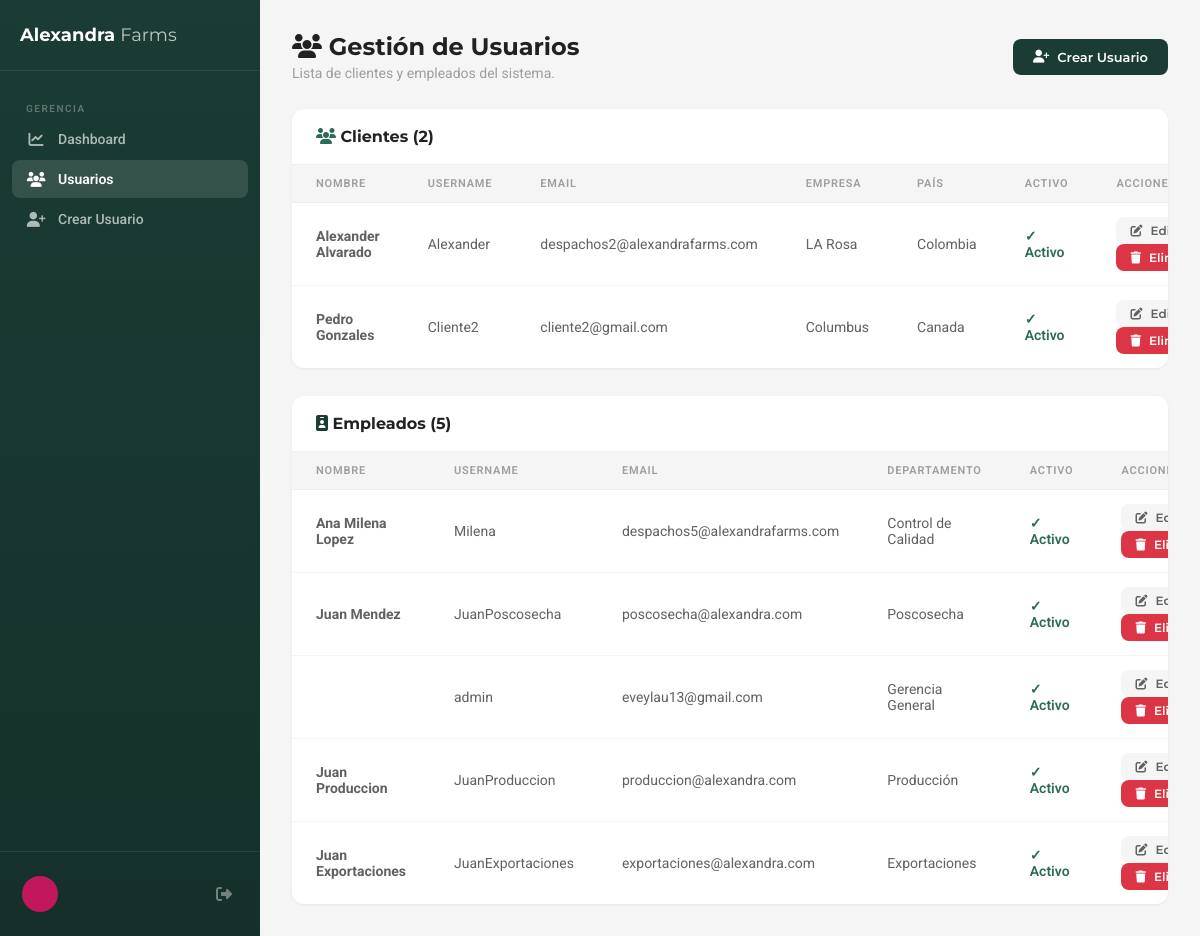
The app's page /reclamos/gerencia/usuarios/ (signed in), older data.
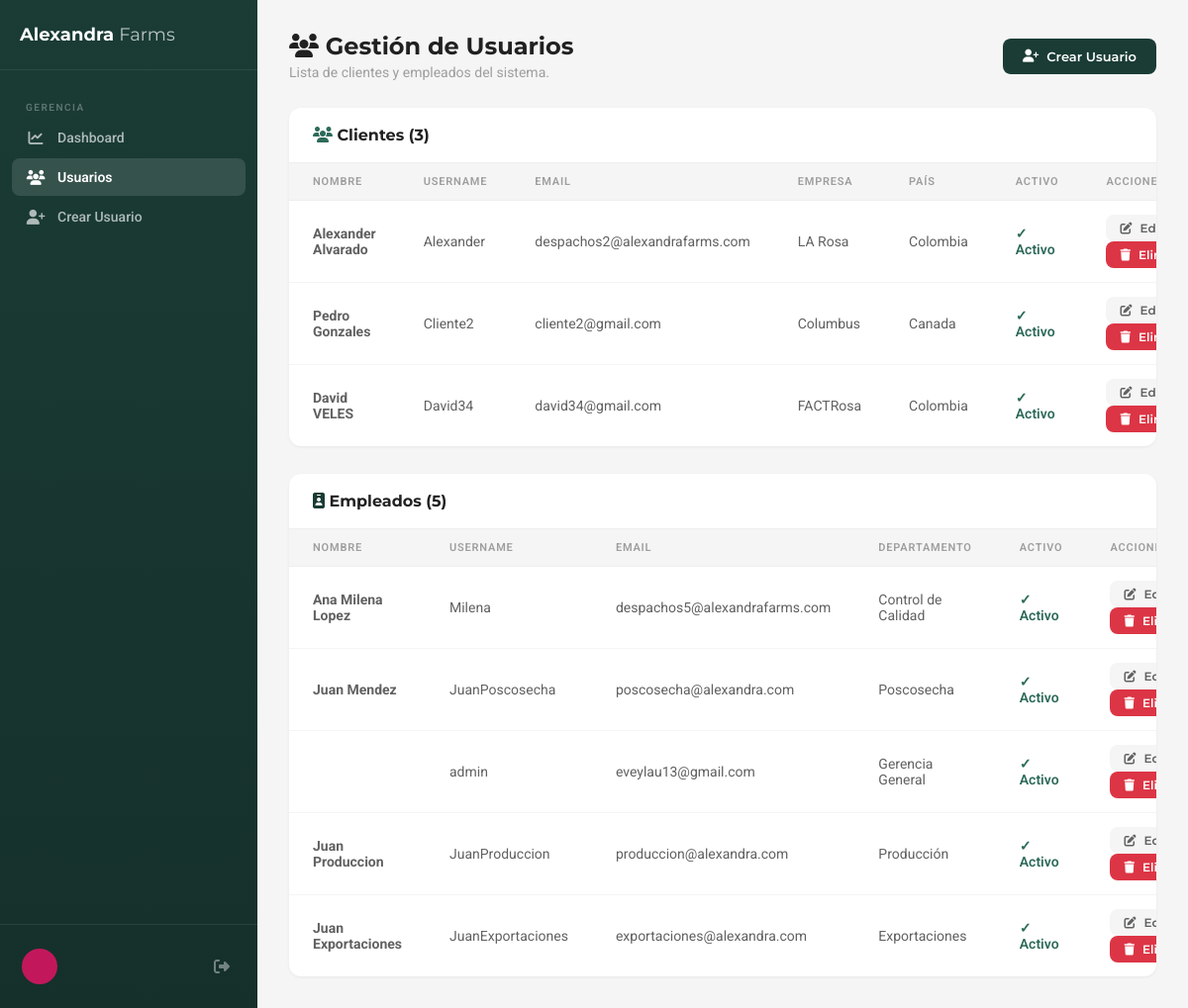
The same page, newer data.
### cuentas/models.py (models this page shows, shortened)
class Perfil(models.Model):
    ROLES = (
        ('cliente_comprador', _('Cliente Comprador')),
        ('empleado', _('Empleado Interno')),
    )
    DEPARTAMENTOS = (
        ('ventas', _('Ventas')),
        ('calidad', _('Control de Calidad')),
        ('poscosecha', _('Poscosecha')),
        ('produccion', _('Producción')),
        ('exportaciones', _('Exportaciones')),
        ('gerencia', _('Gerencia General')),
        ('admin', _('Administrador TI')),
    )
    IDIOMAS = (
        ('es', _('Español')),
        ('en', _('English')),
        ('ru', _('Русский')),
    )
    user = models.OneToOneField(User, on_delete=models.CASCADE, related_name='perfil')
    role = models.CharField(max_length=20, choices=ROLES, verbose_name=_('Rol'))
    departamento = models.CharField(max_length=20, choices=DEPARTAMENTOS, null=True, blank=True, verbose_name=_('Departamento'))
    phone = models.CharField(max_length=30, blank=True, verbose_name=_('Teléfono'))
    company_name = models.CharField(max_length=200, blank=True, verbose_name=_('Empresa'))
    country = models.CharField(max_length=100, blank=True, verbose_name=_('País'))
    preferred_language = models.CharField(
        max_length=2, choices=IDIOMAS, default='es', verbose_name=_('Idioma preferido')
    )
    must_change_password = models.BooleanField(
        default=False, verbose_name=_('Debe cambiar contraseña')
    )
    temp_password_expires_at = models.DateTimeField(
        null=True, blank=True, verbose_name=_('Expiración de contraseña temporal')
    )
    failed_attempts = models.IntegerField(default=0, verbose_name=_('Intentos fallidos'))
    locked_until = models.DateTimeField(
        null=True, blank=True, verbose_name=_('Bloqueado hasta')
    )
    created_at = models.DateTimeField(auto_now_add=True, verbose_name=_('Creado el'))
    class Meta:
        verbose_name = _('Perfil')
        verbose_name_plural = _('Perfiles')

### reclamos/views.py (the view)
# urls.py: path('gerencia/usuarios/', views.lista_usuarios, name='lista_usuarios'),
@login_required
def lista_usuarios(request):
    if not request.user.is_superuser:
        return redirect('login')
    from cuentas.models import Perfil
    clientes = Perfil.objects.filter(role='cliente_comprador').select_related('user')
    empleados = Perfil.objects.filter(role='empleado').select_related('user')
    return render(request, 'reclamos/lista_usuarios.html', {
        'clientes': clientes,
        'empleados': empleados,
    })

### reclamos/templates/reclamos/lista_usuarios.html (shortened to what the changed rows need)
{% extends 'reclamos/base_panel.html' %}
{% block content %}
    <div class="page-header" style="display:flex;align-items:center;justify-content:space-between;">
        <div>
            <h1><i class="fas fa-users"></i> Gestión de Usuarios</h1>
        </div>
    </div>
    <div class="table-card" style="margin-bottom:28px;">
        <div class="table-card-header">
            <h2><i class="fas fa-users" style="color:#2d6a5a;"></i> Clientes ({{ clientes.count }})</h2>
        </div>
        <table>
            <thead>
                <tr>
                    <th>Nombre</th>
                    <th>Username</th>
                    <th>Email</th>
                    <th>Empresa</th>
                    <th>País</th>
                    <th>Activo</th>
                    <th>Acciones</th>
                </tr>
            </thead>
            <tbody>
                {% for c in clientes %}
                <tr>
                    <td><strong>{{ c.user.get_full_name }}</strong></td>
                    <td>{{ c.user.username }}</td>
                    <td>{{ c.user.email }}</td>
                    <td>{{ c.company_name|default:"--" }}</td>
                    <td>{{ c.country|default:"--" }}</td>
                    <td>
                        {% if c.user.is_active %}
                            <span style="color:#2d6a5a;font-weight:600;">✓ Activo</span>
                        {% else %}
                            <span style="color:#c2185b;font-weight:600;">✗ Inactivo</span>
                        {% endif %}
                    </td>
                    <td>
                        <a href="{% url 'editar_usuario' c.user.pk %}" class="btn btn-sm btn-secondary">
                            <i class="fas fa-edit"></i> Editar
                        </a>
                        <a href="{% url 'eliminar_usuario' c.user.pk %}" class="btn btn-sm" style="background:#dc3545;color:white;">
                            <i class="fas fa-trash"></i> Eliminar
                        </a>
                    </td>
                </tr>
                {% empty %}
                <tr>
                    <td colspan="7" style="text-align:center;padding:40px;color:var(--gray-500);">
                        No hay clientes registrados.
                    </td>
                </tr>
                {% endfor %}
            </tbody>
        </table>
    </div>
    <div class="table-card">
        <div class="table-card-header">
            <h2><i class="fas fa-id-badge" style="color:#1a3c34;"></i> Empleados ({{ empleados.count }})</h2>
        </div>
        <table>
            <thead>
                <tr>
                    <th>Nombre</th>
                    <th>Username</th>
                    <th>Email</th>
                    <th>Departamento</th>
                    <th>Activo</th>
                    <th>Acciones</th>
                </tr>
            </thead>
            <tbody>
                {% for e in empleados %}
                <tr>
                    <td><strong>{{ e.user.get_full_name }}</strong></td>
                    <td>{{ e.user.username }}</td>
                    <td>{{ e.user.email }}</td>
                    <td>{{ e.get_departamento_display|default:"--" }}</td>
                    <td>
                        {% if e.user.is_active %}
                            <span style="color:#2d6a5a;font-weight:600;">✓ Activo</span>
                        {% else %}
                            <span style="color:#c2185b;font-weight:600;">✗ Inactivo</span>
                        {% endif %}
                    </td>
                    <td>
                        <a href="{% url 'editar_usuario' e.user.pk %}" class="btn btn-sm btn-secondary">
                            <i class="fas fa-edit"></i> Editar
                        </a>
                        <a href="{% url 'eliminar_usuario' e.user.pk %}" class="btn btn-sm" style="background:#dc3545;color:white;">
                            <i class="fas fa-trash"></i> Eliminar
                        </a>
                    </td>
                </tr>
                {% empty %}
                <tr>
                    <td colspan="6" style="text-align:center;padding:40px;color:var(--gray-500);">
                        No hay empleados registrados.
                    </td>
                </tr>
                {% endfor %}
            </tbody>
        </table>
    </div>
{% endblock %}

Row changes from the older to the newer data that the page shows:
added Perfil: user.get_full_name "David VELES", user.username "David34", user.email "david34@gmail.com", company_name "FACTRosa", country "Colombia", shows "✓ Activo", shown under "Clientes (3)"
Text that changed along with them:
{{ clientes.count }}: "2" → "3"
